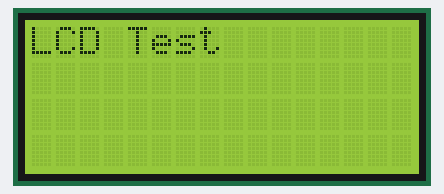
Recording of a sketch running on a simulated Arduino Uno, built with avr-gcc and run on an emulated ATmega328P. Parts: 16×4 character LCD.

Above: at 0.1 s.

The sketch:

LCD_Test_16x4.ino
```cpp
#include <LiquidCrystal.h>
LiquidCrystal lcd(7, 6, 5, 4, 3, 2);

int i=0;
int k=1;
int a;

void setup()
{

  lcd.begin(16, 4);
  //Serial.begin(9600);
  lcd.print("LCD Test");
  delay(500);
  lcd.setCursor(0,1);
}

void loop()
{

  while (i<17)
  {
  lcd.setCursor(i,1);
  lcd.print("-");
  delay(50);
  i++;
  }
  i=16;
  while (i>=0)
  {
  lcd.setCursor(i,1);
  lcd.print(" ");
  delay(50);
  i--;
  }

}
```

Measured:
- by itself, everything shown: repeats every 1.8 s, in 34 steps
